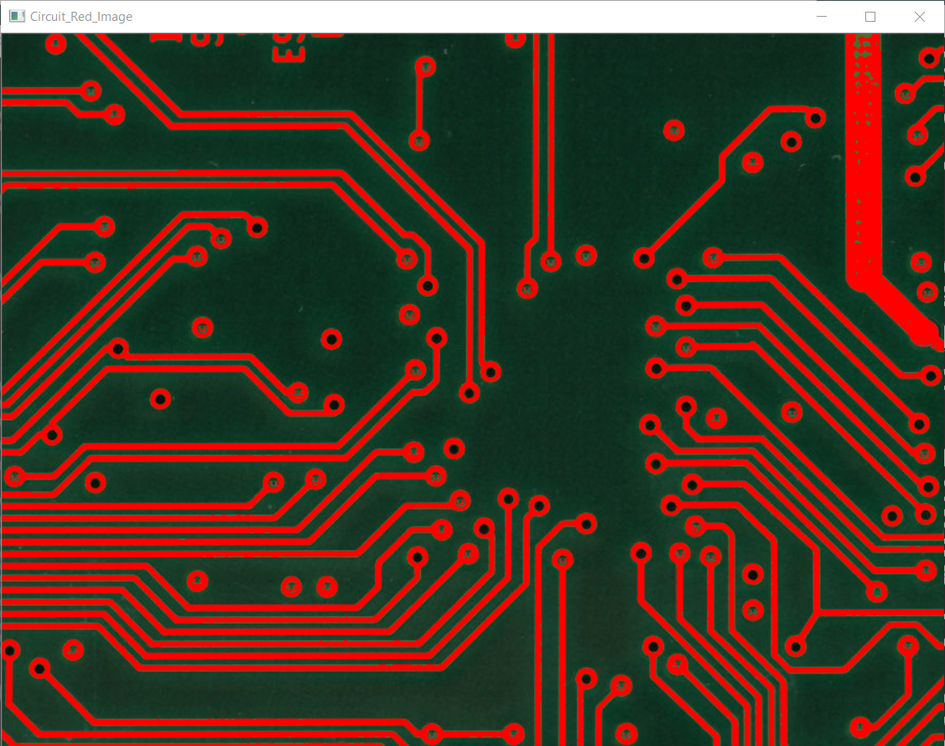
#> input picture Colour Transition & Gamma Correction/Colour Transitioning/Circuit_RedImage.png, 945 x 746 px, shrunk from 1127 x 890 before the run
$ python PS1.py
#> lines starting #> are read from the running program, lines starting #| are printed output that depends on the picture; after the words box and inside, x2 and y2 are one past the last pixel; in counts of white or black regions, pixels touching at a corner belong together
# -*- coding: utf-8 -*-
#C:/Users/parth/OneDrive/Desktop/CMU Lecture Files/CV for Engineers/Homework 1//circuit.png
#C:/Users/parth/OneDrive/Desktop/CMU Lecture Files/CV for Engineers/Homework 1//crack.png
import cv2 as cv


test= input('Enter an image: ')   #Input an Image
#> the answer given: Circuit_RedImage.png
#Ask the user if dark or bright side needs to be worked on
dbside= int(input("Do you want to convert brighter(Press 1) side or darker sider(Press 0): "))
#> the answer given: 1
img = cv.imread(test)
#> img is the input picture: shape (746, 945, 3); mean B, G, R 39.5, 54.9, 76.8
cv.imshow('Crack', img) #Show original Image
print(img.shape)
#| (746, 945, 3)
#Check the width and height for red image conversion
x= img.shape[0]
#> x = 746
y=img.shape[1]
#> y = 945


#Convert and Display Image to Grayscale
gray = cv.cvtColor(img, cv.COLOR_BGRA2GRAY)
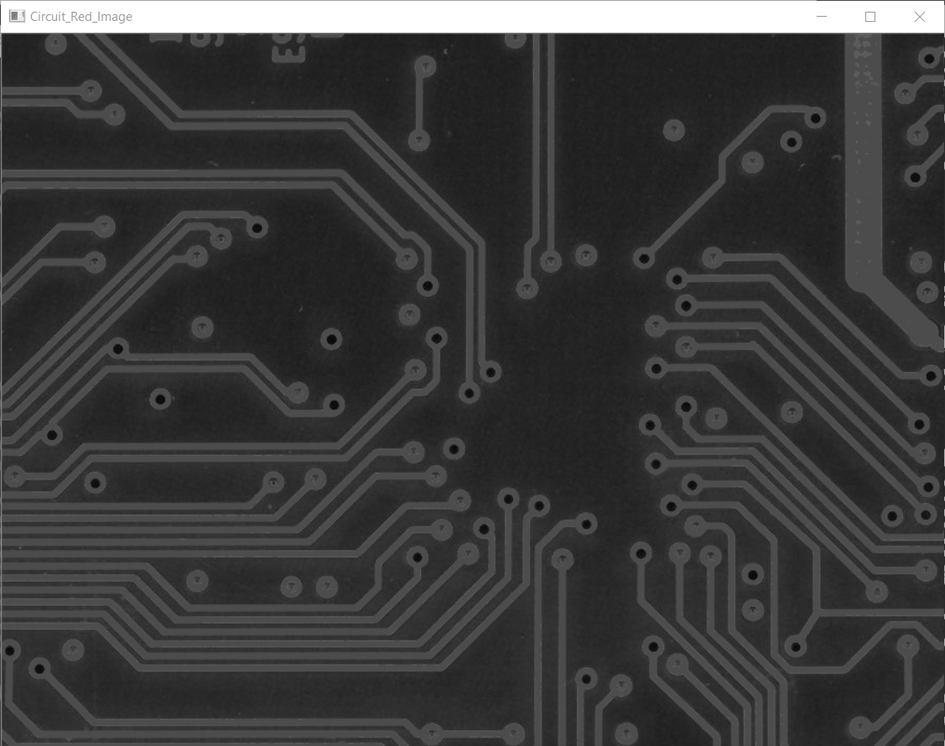
#> gray: shape (746, 945); min 5, max 255, mean 59.7
cv.imshow('Crack_Grayscale', gray)

#Conver and Display Image to Binary
#Add max and min threshold to display a clear image
(thresh, blackAndWhiteImage) = cv.threshold(gray, 93, 255, cv.THRESH_BINARY)
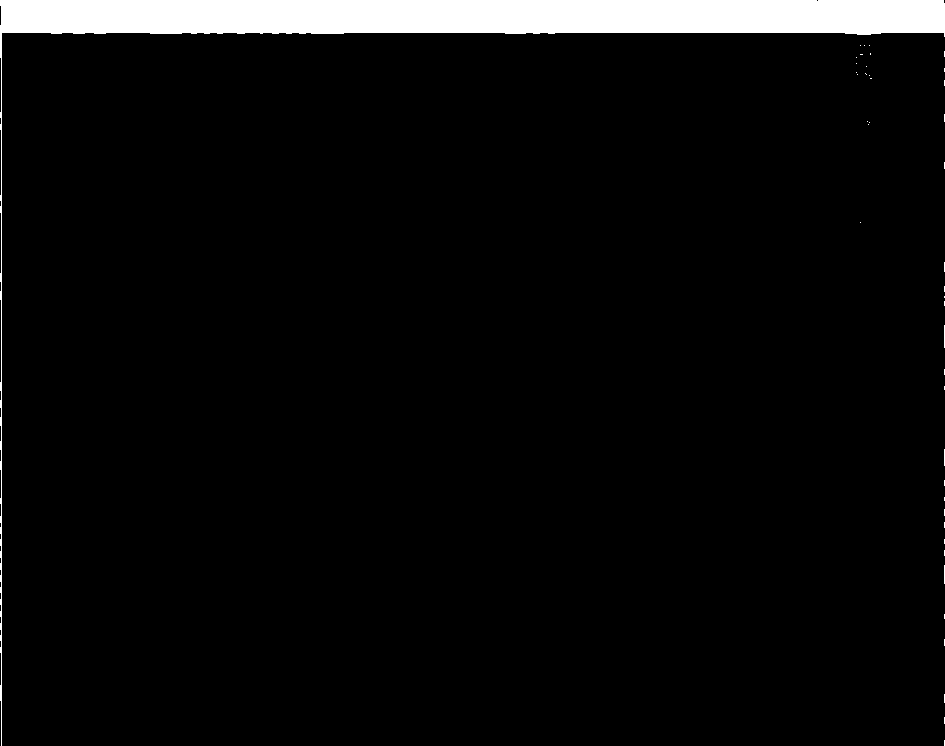
#> blackAndWhiteImage: shape (746, 945); 4.6% white; 43 white regions (41 under 20 px), largest, box (x1, y1, x2, y2) and area: (0, 0, 945, 746) 32326, (944, 325, 945, 348) 23
cv.imshow('Crack_Binary', blackAndWhiteImage)

#Convert Binary image to Blue Green and Red channel Image
Red_Image = cv.cvtColor(blackAndWhiteImage, cv.COLOR_BGR2RGB)
print(Red_Image)
#> (printed output is left out)


for i in range (x): #Iterate through width
    for j in range (y): #Iterate through height
#If any pixel has colors other than black, convert them to red
        if (Red_Image[i][j]).any()== True and dbside == 1:
            Red_Image[i][j]= [0,0,255]
#If any pixel has black color, convert them to red
        elif (Red_Image[i][j]).any()== False and dbside == 0:
            Red_Image[i][j]= [0,0,255]
#If any pixel has black color, convert them to the pixel color of the original image
        elif (Red_Image[i][j]).any()== False and dbside == 1:
            Red_Image[i][j]= img[i][j]
#If any pixel has colors other than black, convert them to the pixel color of the original image
        elif (Red_Image[i][j]).any()== True and dbside == 0:
            Red_Image[i][j]= img[i][j]
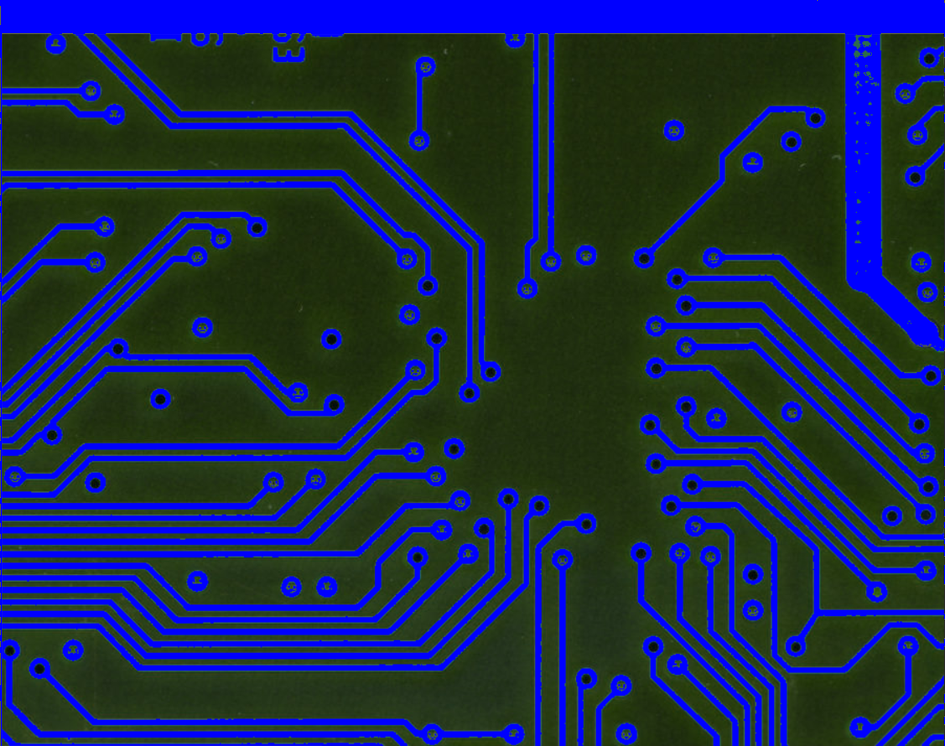
#> Red_Image: shape (746, 945, 3); mean R, G, B 28.3, 43.7, 77.3


cv.imshow('Crack_Red_Image', Red_Image) #Display Red Image


cv.waitKey(0)
cv.destroyAllWindows
